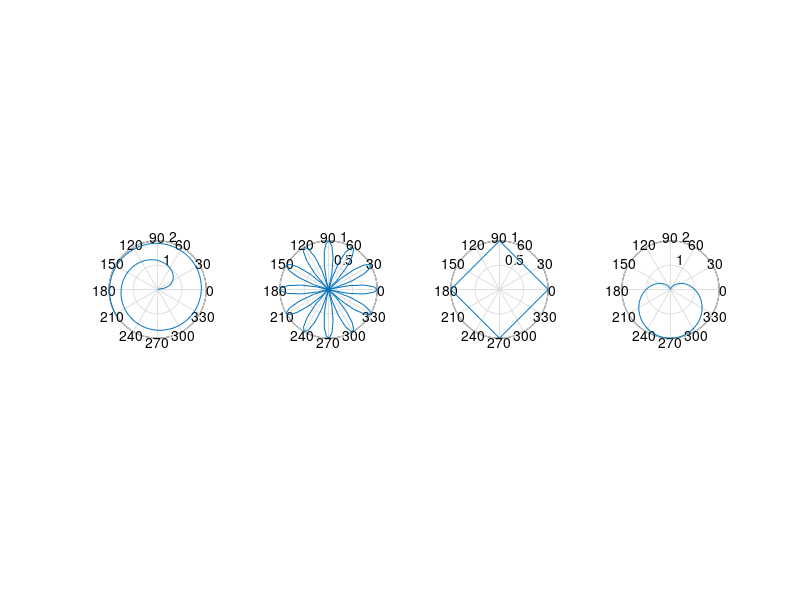

This figure's MATLAB source:
x=1:100; theta=x/10; r=log10(x);
subplot(1,4,1); polar(theta,r);
theta = linspace(0,2*pi); r=cos(6*theta);
subplot(1,4,2); polar(theta,r);
theta=linspace(0,2*pi,5); r=ones(1,length(theta));
subplot(1,4,3); polar(theta,r);
theta=linspace(0,2*pi); r=1-sin(theta);
subplot(1,4,4); polar(theta,r);